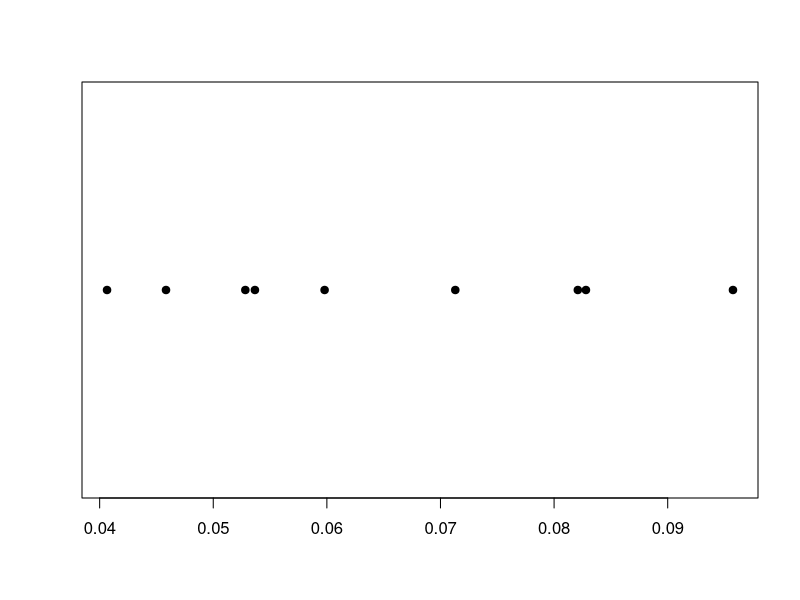
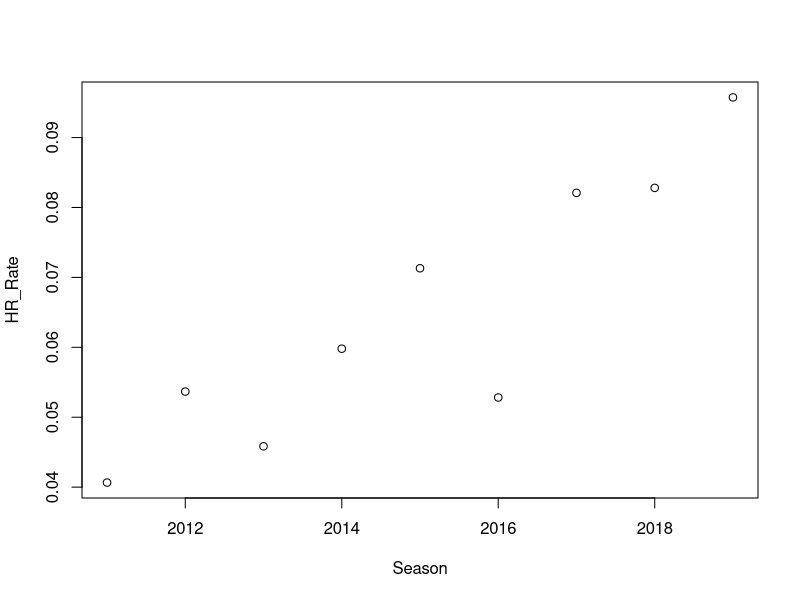

Recreate these plots in R, in order.
AB <- c(123, 559, 589, 602, 575, 549, 402, 471, 470)
HR <- c(5, 30, 27, 36, 41, 29, 33, 39, 45)
Season <- seq(2011, 2019)

Over_35_homers <- Season[HR > 35]
Over_35_homers

max_Trout_hr_Year <- Season[max(HR) == HR]
max_Trout_hr_Year

HR_Rate <- HR / AB
HR_Rate

stripchart(HR_Rate, pch=19)

plot(Season, HR_Rate)

sum(HR)

sum(HR[Season > 2015])
sum(HR[Season <= 2015])

Cumulative_HR_Rate <- sum(HR) / sum(AB)
Cumulative_HR_Rate

